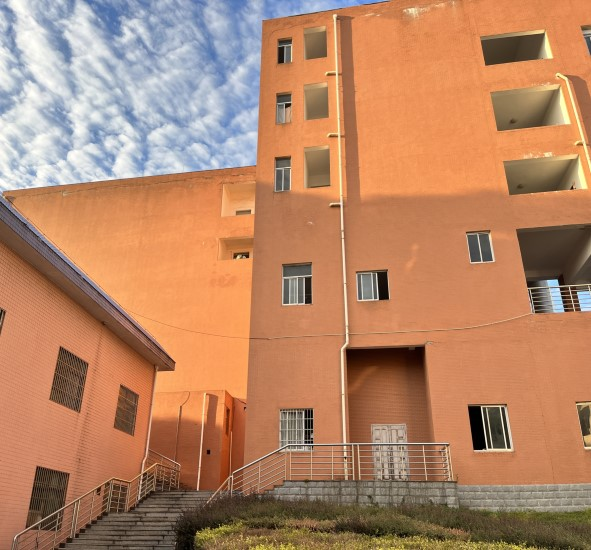
#> input picture lambo.jpg, 591 x 550 px, found by its file name
$ python 'charpter 3.py'
#> lines starting #> are read from the running program, lines starting #| are printed output that depends on the picture
import cv2
import numpy as np

img = cv2.imread("D:/pycharm/lab/lambo.jpg")
#> img is the input picture: shape (550, 591, 3); mean B, G, R 101.7, 132.6, 181.4
print(img.shape) #显示图像大小 (高，宽)
#| (550, 591, 3)

imgResize = cv2.resize(img,(300,200)) # 调整图片大小 (宽，高)
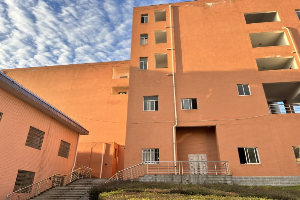
#> imgResize: shape (200, 300, 3); mean B, G, R 101.7, 132.5, 181.4

imgCropped = img[0:200,200:500]  #裁剪图像 (高，宽)
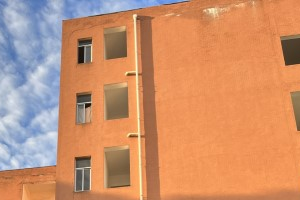
#> imgCropped: shape (200, 300, 3); mean B, G, R 109.7, 145.1, 204

cv2.imshow("Image",img)
#cv2.imshow("Image Resize",imgResize)
cv2.imshow("Image Cropped",imgCropped)
cv2.waitKey(0)

$ run again, with cat2.jpg copied over lambo.jpg
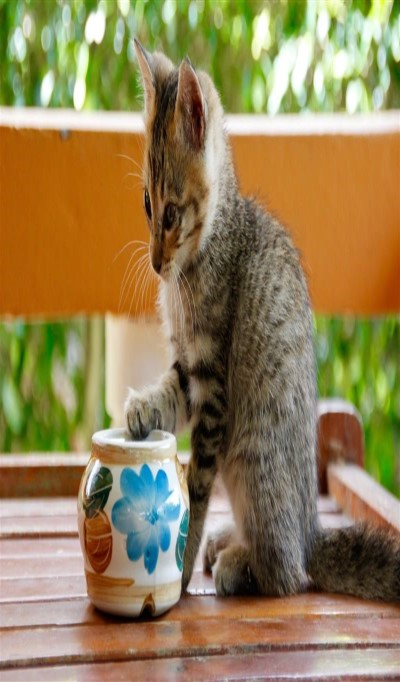
#> input picture cat2.jpg, 400 x 682 px, found by its file name
#> img is the input picture: shape (682, 400, 3); mean B, G, R 86.6, 129.3, 148.3
#| (682, 400, 3)
#> `imgResize = cv2.resize(img,(300,200))`:
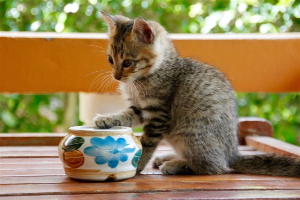
#> imgResize: shape (200, 300, 3); mean B, G, R 86.5, 129.2, 148.2
#> `imgCropped = img[0:200,200:500]`:
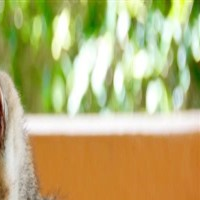
#> imgCropped: shape (200, 200, 3); mean B, G, R 116.4, 175.9, 184.6
